Frame 1 (no input): blank canvas, image omitted
Frame 60 (the mouse pressed at the canvas centre just before this capture): blank canvas, image omitted
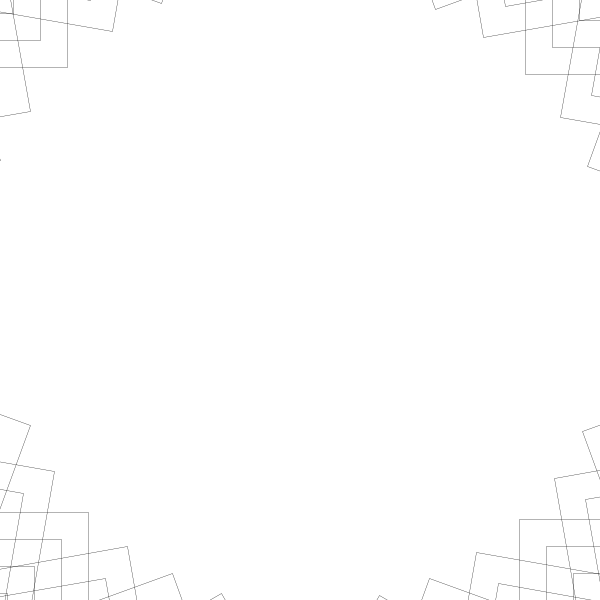
Frame 120 (the mouse held since frame 60 and released just before this capture)

The Processing sketch whose frames 1 and 60 were blank and that drew this single picture after the mouse press (run headless with seeded random() and noise(); from frame 60 on, the mouse is pressed at the canvas centre):

// Processing sketch: processing_169183
// ── processing_169183.pde

void setup(){
  size(600,600);
  background(255);
}
int i;
void draw(){
  translate(width/2,height/2);
  rotate(radians(i));
  stroke(0);
  strokeWeight(0.3);
  noFill();
  translate(width/2,height/2);
  rectMode(CENTER);
  rect(i/20,i/20,i/4,i/4);
  if(i<10000){
    i=i+10;
  }
  
  if(mousePressed) { 
      if (mouseButton==CENTER) {
         save("myoutput#.jpg");
      }
  }  
 
}
